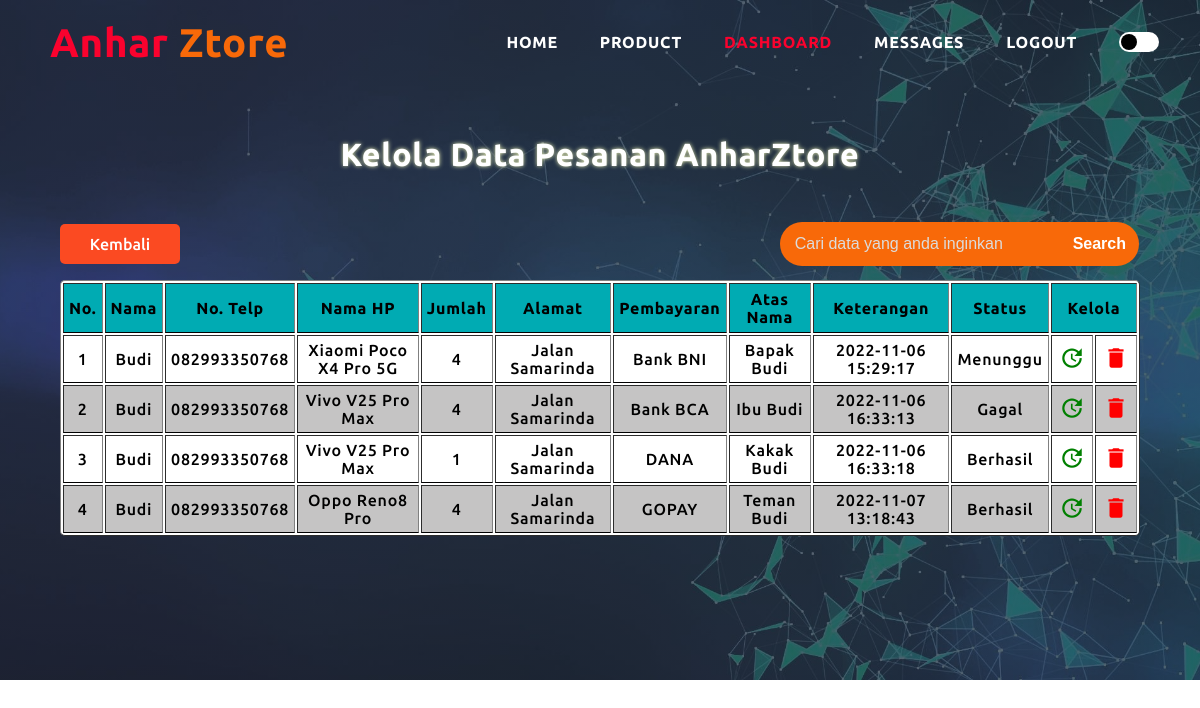
The page /pengguna/admin/kelola-pesanan.php (signed in) on the database as committed earlier.
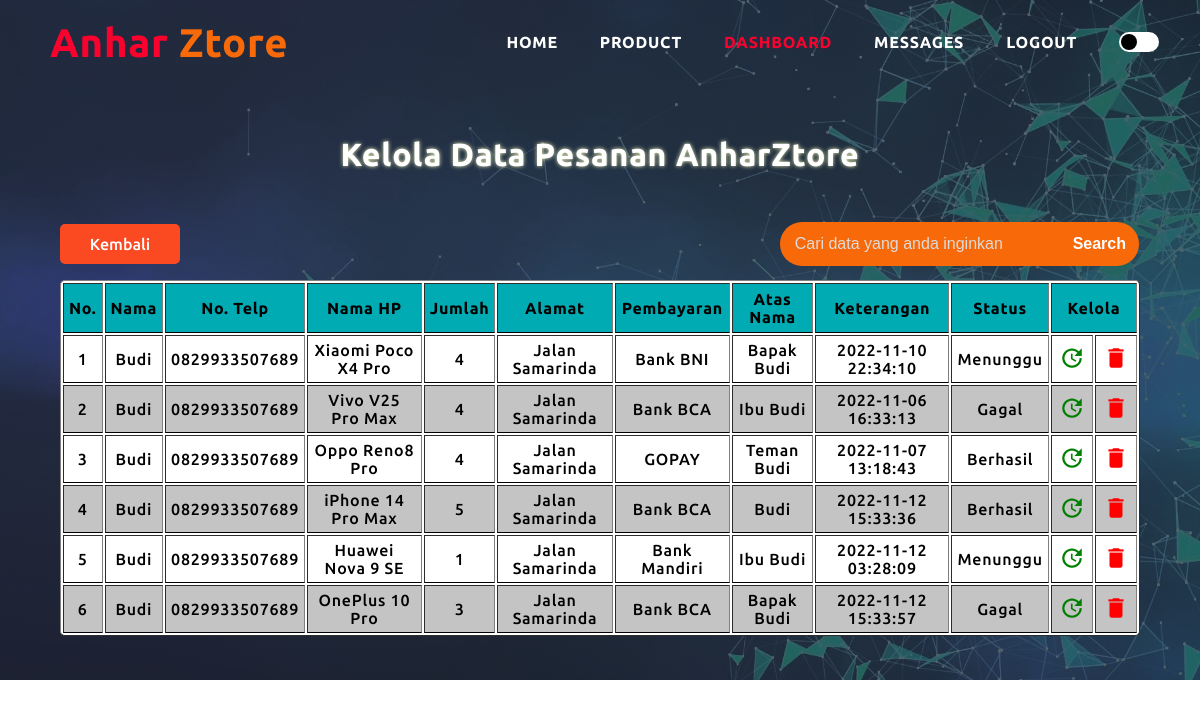
The same page on the database as committed later.
### tables this page shows
CREATE TABLE `pesanan` (
  `id_pesanan` int(10) NOT NULL,
  `id_user` int(10) NOT NULL,
  `id_produk` int(10) NOT NULL,
  `metode_pembayaran` varchar(100) NOT NULL,
  `jumlah` int(10) NOT NULL,
  `total_harga` int(10) NOT NULL,
  `keterangan_waktu` timestamp NOT NULL DEFAULT current_timestamp() ON UPDATE current_timestamp(),
  `atas_nama` varchar(100) NOT NULL,
  `status` enum('menunggu','berhasil','gagal') NOT NULL
);

CREATE TABLE `user` (
  `id_user` int(10) NOT NULL,
  `role` enum('admin','user') NOT NULL,
  `username` varchar(100) NOT NULL,
  `password` varchar(100) NOT NULL,
  `email` varchar(100) NOT NULL,
  `no_hp` varchar(16) NOT NULL,
  `alamat` text NOT NULL
);

CREATE TABLE `produk` (
  `id_produk` int(10) NOT NULL,
  `nama` varchar(100) NOT NULL,
  `harga` int(10) NOT NULL,
  `kategori` varchar(50) NOT NULL,
  `deskripsi` text NOT NULL,
  `stock` int(10) NOT NULL,
  `keterangan` timestamp NOT NULL DEFAULT current_timestamp() ON UPDATE current_timestamp(),
  `gambar` varchar(100) NOT NULL
);

### pengguna/admin/kelola-pesanan.php (the view, shortened to what the changed rows need)
<?php
    require "../../koneksi.php";
?>
<!DOCTYPE html>
<html lang="en">
<head>
    <link rel="stylesheet" href="../../style.css">
    <link rel="stylesheet" href="https://stackpath.bootstrapcdn.com/font-awesome/4.7.0/css/font-awesome.min.css">
</head>
<body>
    <div class="atas">
        <div class="crud">
            <h1> Kelola Data Pesanan AnharZtore </h1>
            <table border="1">
                <tr height="50px">
                    <th> No. </th>
                    <th> Nama </th>
                    <th> No. Telp </th>
                    <th> Nama HP </th>
                    <th> Jumlah </th>
                    <th> Alamat </th>
                    <th> Pembayaran </th>
                    <th> Atas Nama </th>
                    <th> Keterangan </th>
                    <th> Status </th>
                    <th colspan="2"> Kelola </th>
                </tr>
                <?php
                    if (isset($_GET["search"])) {
                        $keyword = $_GET["cari"];
                        $result =   mysqli_query(
                                    $conn, "SELECT * FROM pesanan
                                            INNER JOIN user ON pesanan.id_user = user.id_user
                                            INNER JOIN produk ON pesanan.id_produk = produk.id_produk
                                            WHERE   user.username LIKE '%$keyword%' OR
                                                    user.no_hp LIKE '%$keyword%' OR
                                                    produk.nama LIKE '%$keyword%' OR
                                                    jumlah LIKE '%$keyword%' OR
                                                    user.alamat LIKE '%$keyword%' OR
                                                    metode_pembayaran LIKE '%$keyword%' OR
                                                    atas_nama LIKE '%$keyword%' OR
                                                    `status` LIKE '%$keyword%'");
                        if (mysqli_num_rows($result) === 0){
                            echo "<p
                                style='
                                    color: #ffffff;
                                    font-size: 24px;
                                    width: 100%;
                                '>
                                Oops, Data Tidak Ditemukan </p>";
                            }
                    }
                    else {
                        $result = mysqli_query(
                                    $conn, "SELECT * FROM pesanan
                                            INNER JOIN user ON pesanan.id_user = user.id_user
                                            INNER JOIN produk ON pesanan.id_produk = produk.id_produk");
                    }
                    $pesanan = [];
                    while ($row = mysqli_fetch_assoc($result)) {
                        $pesanan[] = $row;
                    }
                    $i = 1;
                    foreach ($pesanan as $pesan):
                ?>
                <tr>
                    <td> <?php echo $i ;?> </td>
                    <td> <?php echo ucwords($pesan['username']) ;?> </td>
                    <td> <?php echo $pesan['no_hp'] ;?> </td>
                    <td> <?php echo $pesan['nama'] ;?> </td>
                    <td> <?php echo $pesan['jumlah'] ;?> </td>
                    <td> <?php echo $pesan['alamat'] ;?> </td>
                    <td> <?php echo $pesan['metode_pembayaran'] ;?> </td>
                    <td> <?php echo $pesan['atas_nama'] ;?> </td>
                    <td> <?php echo $pesan['keterangan_waktu'] ;?> </td>
                    <td> <?php echo ucwords($pesan['status']) ;?> </td>
                    <td width="4%"> <a href="../../pesanan/admin-edit-pesanan.php?id=<?php echo $pesan['id_pesanan']; ?>" class="updt"> <i class="material-icons" style="font-size:26px;color:green">update</i> </td> </a>
                    <td width="4%"> <a href="../../pesanan/hapus.php?id=<?php echo $pesan['id_pesanan']; ?>" class = "dlt"> <i class="material-icons" style="font-size:26px;color:red">delete</i> </a> </td>
                </tr>
                <?php
                    $i++;
                    endforeach;
                ?>
            </table>
        </div>
    </div>
</body>
</html>

Rows that differ between the two databases and show on the page:
removed pesanan: id_user.username "Budi", id_user.no_hp "082993350768", id_produk.nama "Vivo V25 Pro Max", jumlah "1", id_user.alamat "Jalan Samarinda", metode_pembayaran "DANA", atas_nama "Kakak Budi", keterangan_waktu "2022-11-06 16:33:18", status "Berhasil"
changed pesanan "Bank BNI": id_user.no_hp "082993350768" → "0829933507689"; id_produk.nama "Xiaomi Poco X4 Pro 5G" → "Xiaomi Poco X4 Pro"; keterangan_waktu "2022-11-06 15:29:17" → "2022-11-10 22:34:10"
changed through a linked row, pesanan "Vivo V25 Pro Max": id_user.no_hp "082993350768" → "0829933507689"
changed through a linked row, pesanan "GOPAY": id_user.no_hp "082993350768" → "0829933507689"
added pesanan: id_user.username "Budi", id_user.no_hp "0829933507689", id_produk.nama "iPhone 14 Pro Max", jumlah "5", id_user.alamat "Jalan Samarinda", metode_pembayaran "Bank BCA", atas_nama "Budi", keterangan_waktu "2022-11-12 15:33:36", status "Berhasil"
added pesanan: id_user.username "Budi", id_user.no_hp "0829933507689", id_produk.nama "Huawei Nova 9 SE", jumlah "1", id_user.alamat "Jalan Samarinda", metode_pembayaran "Bank Mandiri", atas_nama "Ibu Budi", keterangan_waktu "2022-11-12 03:28:09", status "Menunggu"
added pesanan: id_user.username "Budi", id_user.no_hp "0829933507689", id_produk.nama "OnePlus 10 Pro", jumlah "3", id_user.alamat "Jalan Samarinda", metode_pembayaran "Bank BCA", atas_nama "Bapak Budi", keterangan_waktu "2022-11-12 15:33:57", status "Gagal"
